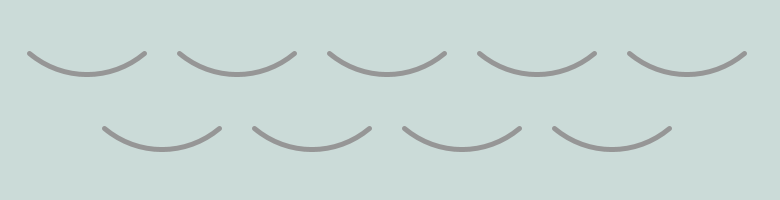
Frame 1 (no input)
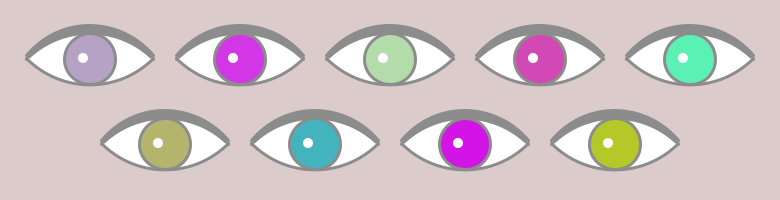
Frame 2 (the mouse pressed at the canvas centre, redrawn once)

The Processing sketch that drew these frames (run headless with seeded random() and noise(); the mouse was pressed at the canvas centre and the sketch redrawn once):

// Processing sketch: processing_116357
// ── processing_116357.pde

void setup () {
  size (780, 200);
  smooth ();
  noLoop ();
}

void draw () {
  background (#DBCCCB);
  if (mouseX>100) {
    eye(20, -5, color(random(150,200), random(150,200), random(150,200)));
    eye(170, -5, color(210, random(230), 230));
    eye(320, -5, color(180, 220, random(200)));
    eye(470, -5, color(210, random(230), 180));
    eye(620, -5, color(random(200), 240, 180));

    eye(95, 80, color(180, 180, random(200)));
    eye(245, 80, color(random(200), 180, 190));
    eye(395, 80, color(210, random(230), 230));
    eye(545, 80, color(180, 200, random(200)));
  }
  if (mouseX<100) {
    background(#CBDBD8);
    line(15,15);
    line(165,15);
    line(315,15);
    line(465,15);
    line(615,15);
    
    line(90,90);
    line(240,90);
    line(390,90);
    line(540,90);
  }
}



void eye(float x, float y, color c) {

  pushMatrix();
  translate(x, y); 
  //eye draw
  stroke(140);
  strokeWeight(3);
  fill(140);
  arc(70, 114, 167, 167, radians(220), radians(320), OPEN);
  fill(255);
  arc(70, 128, 180, 180, PI+QUARTER_PI, TWO_PI-QUARTER_PI, OPEN);
  arc(70, 0, 180, 180, QUARTER_PI, PI-QUARTER_PI, OPEN);
  fill(c);
  ellipse(70, 64, 51, 51);
  fill(255);
  noStroke();
  ellipse(63, 63, 10, 10);
  popMatrix();
}

void line(float x, float y) {
  pushMatrix();
  translate(x, y); 
  stroke(150);
  strokeWeight(5);
  noFill();
  arc(72, -30, 180, 180, radians(50), radians(130));
  popMatrix();
}

void mousePressed() {
  redraw();
}
